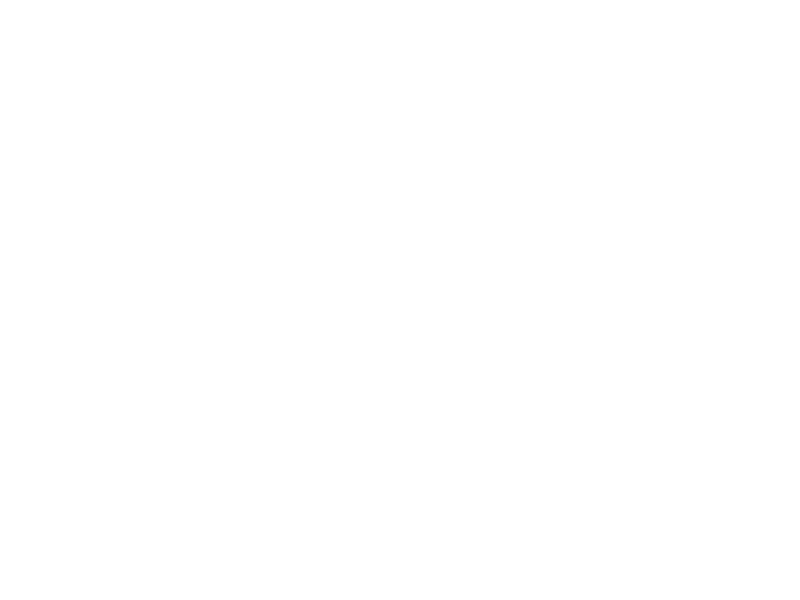
Frame 1 (no input)
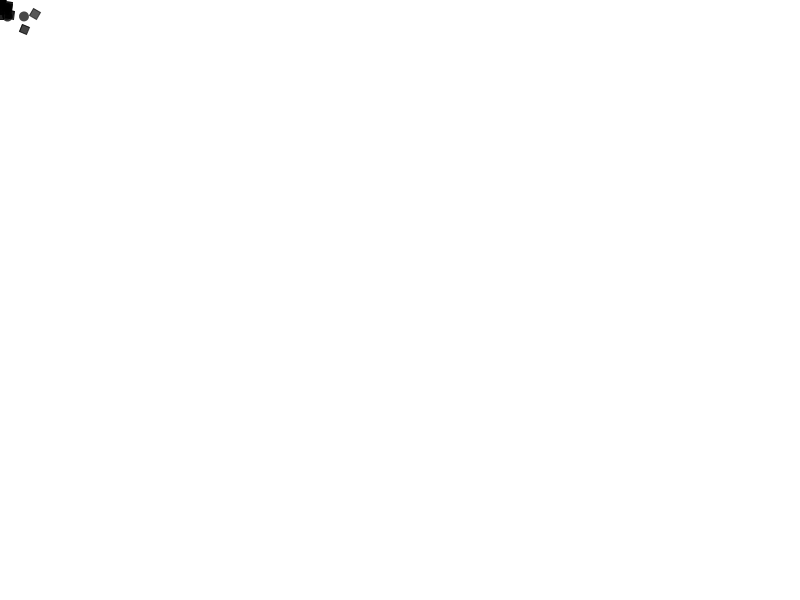
Frame 60 (the mouse pressed at the canvas centre just before this capture)
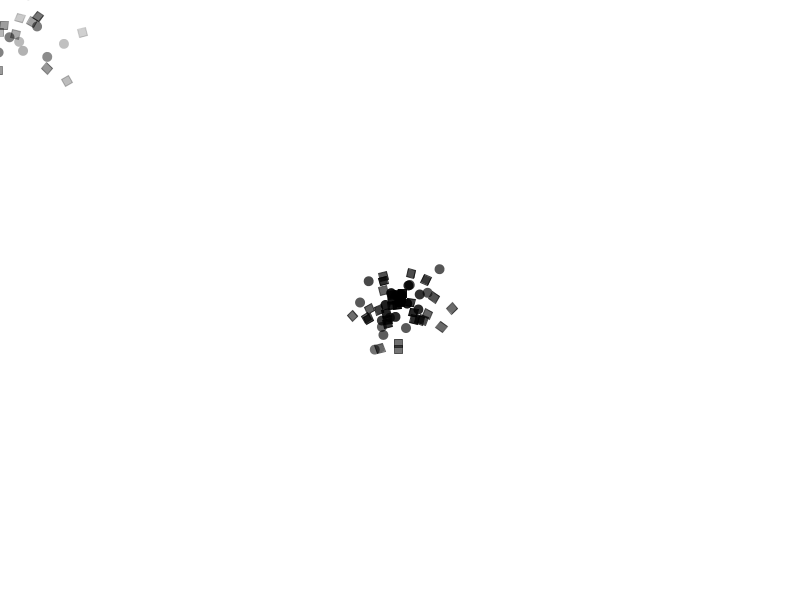
Frame 120 (the mouse held since frame 60 and released just before this capture)

The Processing sketch that drew these frames (run headless with seeded random() and noise(); from frame 60 on, the mouse is pressed at the canvas centre):

// Processing sketch: ConfettiPolymorphism
// ── ConfettiPolymorphism.pde
import java.util.Iterator;

ArrayList<ParticleSystem> partsys;

void setup(){
  size(800,600);
  partsys = new ArrayList<ParticleSystem>();
  partsys.add(new ParticleSystem(new PVector(mouseX,mouseY)));
}

void draw(){
  background(255);
  Iterator<ParticleSystem> iter = partsys.iterator();
    while(iter.hasNext()){
      ParticleSystem con= iter.next();
      con.run();
      con.addParticle();
      con.origin=new PVector(mouseX,mouseY);
      //con.applyForce(new PVector(0,.078));
      //if(con.isDead()){
      //    iter.remove();
      }
    }
// ── Confetti.pde
class Confetti extends Particle{

    Confetti(PVector l){
      super(l);
    }
    
    void display(){
      theta = map(loc.x,0,width,0,TWO_PI*2);
      fill(0,lifespan);
      stroke(0,lifespan);
      rectMode(CENTER);
      pushMatrix();
      translate(loc.x,loc.y);
      rotate(theta);
      rect(0,0,8,8);
      popMatrix();
    }
    
}
// ── Particle.pde
class Particle{
PVector loc;
PVector vel;
PVector acc;
float lifespan;
float theta;

  Particle(PVector l){
    loc = l;
    vel = new PVector(0,0);
    acc = new PVector(random(-1,1),random(-1,1));
    lifespan = 255;
  }
  
  void run(){
   update();
   display();
  }
  
  void update(){
     vel.add(acc);
     loc.add(vel);
     acc.mult(0);
     lifespan -=2;
     theta= atan2(vel.x,vel.y);
  }
  
  void display(){
    noStroke();
    fill(0,lifespan);
    pushMatrix();
    translate(loc.x,loc.y);
    rotate(theta);
    ellipse(0,0,10,10);
    popMatrix();
  }
 
  
  void applyForce(PVector force){
  PVector f=force.get();
  acc.add(f);
  }
  
  boolean isDead(){
  if(lifespan<0.0)return true;return false;  
  }
  
    

}
// ── ParticleSystem.pde
class ParticleSystem{
  ArrayList<Particle> particles;
  PVector origin;
  
  ParticleSystem(PVector location){
    origin = location.get();
    particles = new ArrayList<Particle>();
  }
  
  void addParticle(){
    float r= random(1);
    if(r<0.5){
      particles.add(new Particle(origin));
    }else{
      particles.add(new Confetti(origin));
    }
  }
  
  void run(){
    Iterator<Particle> it = particles.iterator();
    while(it.hasNext()){
      Particle p= it.next();
      p.run();
      if(p.isDead()){
        it.remove();
      }
    }
  }
  
  
  
}
